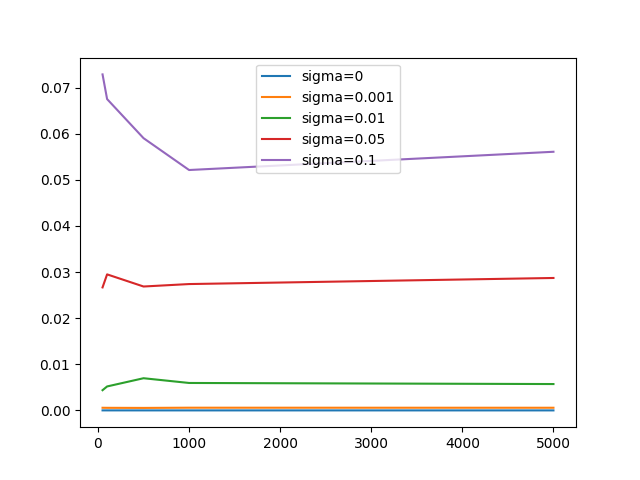

Python code for this plot:
import numpy as np
from sklearn.gaussian_process import GaussianProcessRegressor
from mapie.regression import MapieQuantileRegressor, MapieRegressor
from mapie.subsample import Subsample

from time import time
np.random.seed(0)
num_data=np.array((50,100,500,1000,5000))
sigma=np.array([0,0.001,0.01,0.05,0.1])
results=np.zeros((5,6))

x_test=1+0.5*np.random.rand(1000).reshape(-1,1)
y_test=np.exp(x_test)


start=time()

for i in range(len(num_data)):
    for j in range(len(sigma)):
        x=1+0.5*np.random.rand(num_data[i])
        y=np.exp(x)+sigma[j]*np.random.randn(num_data[i])
        gp = GaussianProcessRegressor()
        mp=MapieRegressor(gp, method='naive',cv='split',test_size=0.5)
        mp.fit(x.reshape(-1,1), y)
        y_pred, y_pis = mp.predict(x_test, alpha=0.05)
        results[i,j]=0.5*np.mean(np.abs((y_pred-y_pis[:,0,:].reshape(-1))/y_pred))+0.5*np.mean(np.abs((y_pred-y_pis[:,1,:].reshape(-1))/y_pred))
end=time()
print(end-start)
print(np.mean(results))


import matplotlib.pyplot as plt
plt.plot(num_data,results[:,0],label='sigma=0')
plt.plot(num_data,results[:,1],label='sigma=0.001')
plt.plot(num_data,results[:,2],label='sigma=0.01')
plt.plot(num_data,results[:,3],label='sigma=0.05')
plt.plot(num_data,results[:,4],label='sigma=0.1')
plt.legend()
plt.savefig('split.png')
